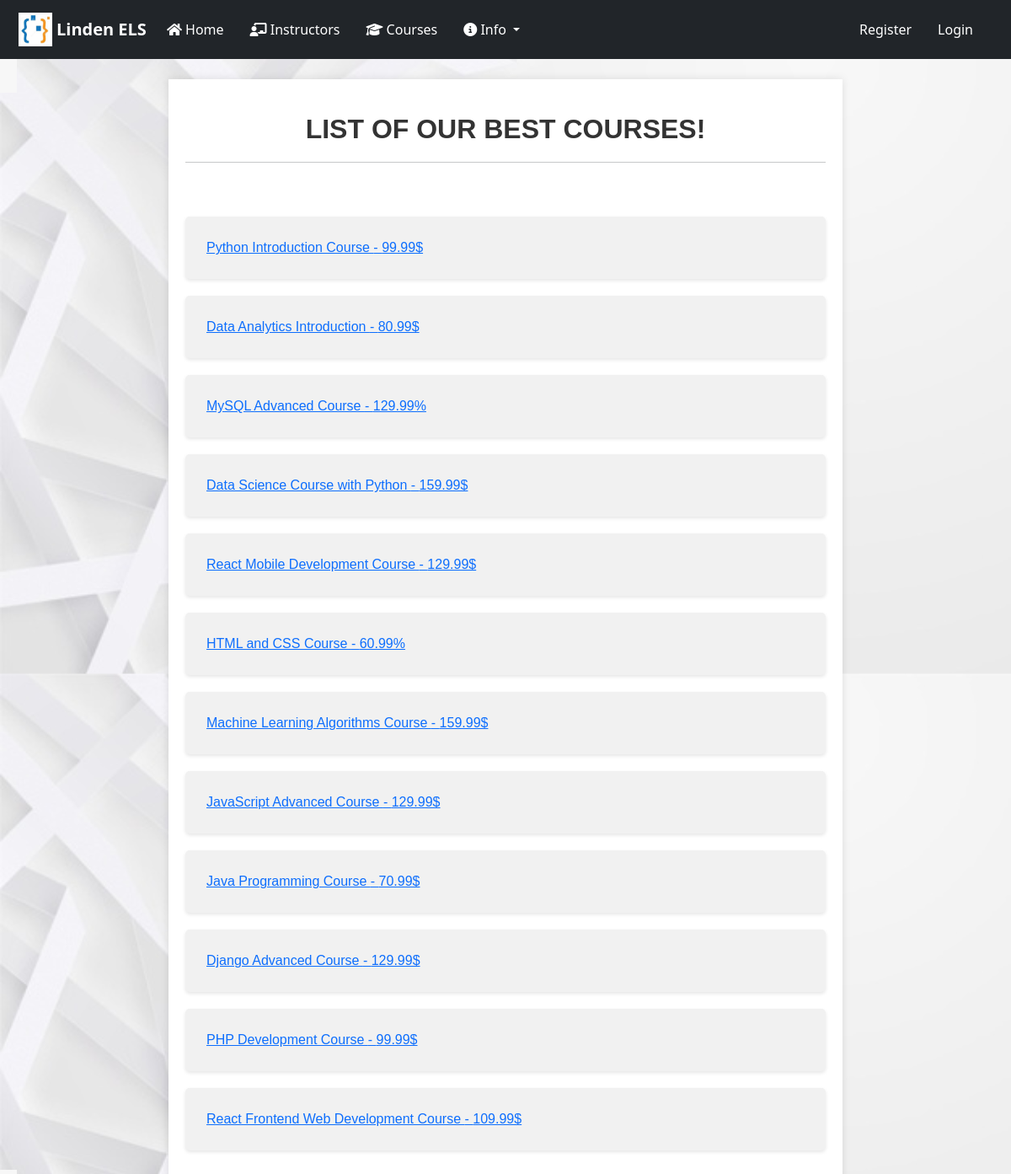
Before: /course_list/ with the older database file.
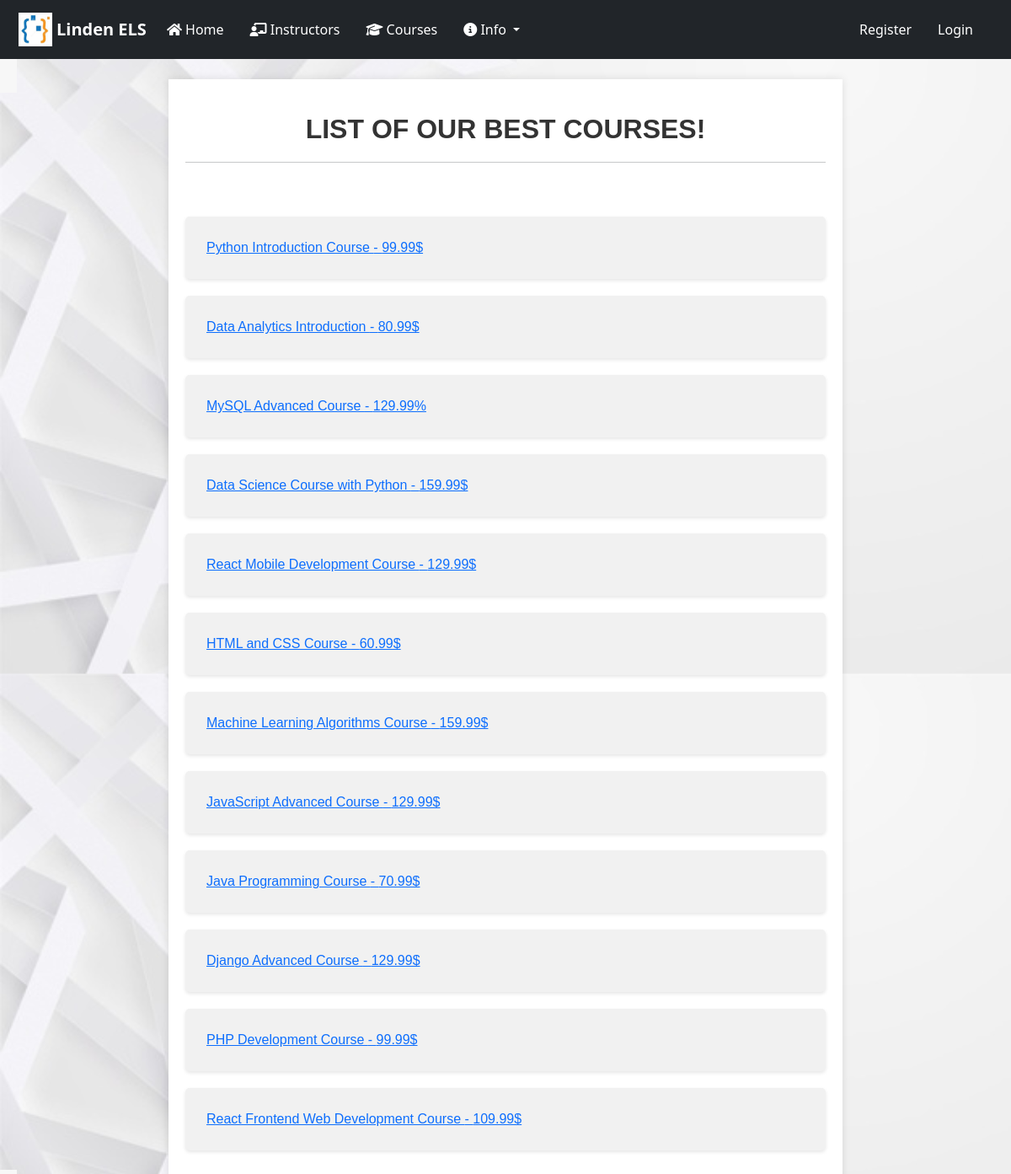
After: the same page with the newer database file.
### elearn/models.py (models this page shows, shortened)
class Course(models.Model):
    name = models.CharField(max_length=155, blank=False)
    description = models.TextField()
    color = models.CharField(default='#00bbff', max_length=7)
    badge = models.ImageField(upload_to="images")
    price = models.CharField(default='50.99$', max_length=10)
    instructor = models.CharField(max_length=155, null=True)

### elearn/views.py (the view)
# urls.py: path('course_list/', views.CourseListView.as_view(), name='course_list'),
class CourseListView(ListView):
    model = Course
    queryset = Course.objects.all()
    template_name = "course_list.html"

### templates/course_list.html (shortened to what this page needs)
{% extends 'base.html' %}
{% load static %}
{%block content%}
<!DOCTYPE html>
<html>
<body2>
    <div class="container2">
    <h1 class="x">LIST OF OUR BEST COURSES!</h1>
    <hr><br><br>
        <ul class="c1class">
            {% for object in object_list %}
                <a href="{% url 'course_detail' object.pk %}"><li class="c2class">{{ object.name }} - {{object.price}}</li></a>            {% endfor %}
        </ul>
    </div>
</body2>
</html>
{%endblock%}

Changed rows visible on the page:
changed Course "HTML and CSS Course": price "60.99%" → "60.99$"
